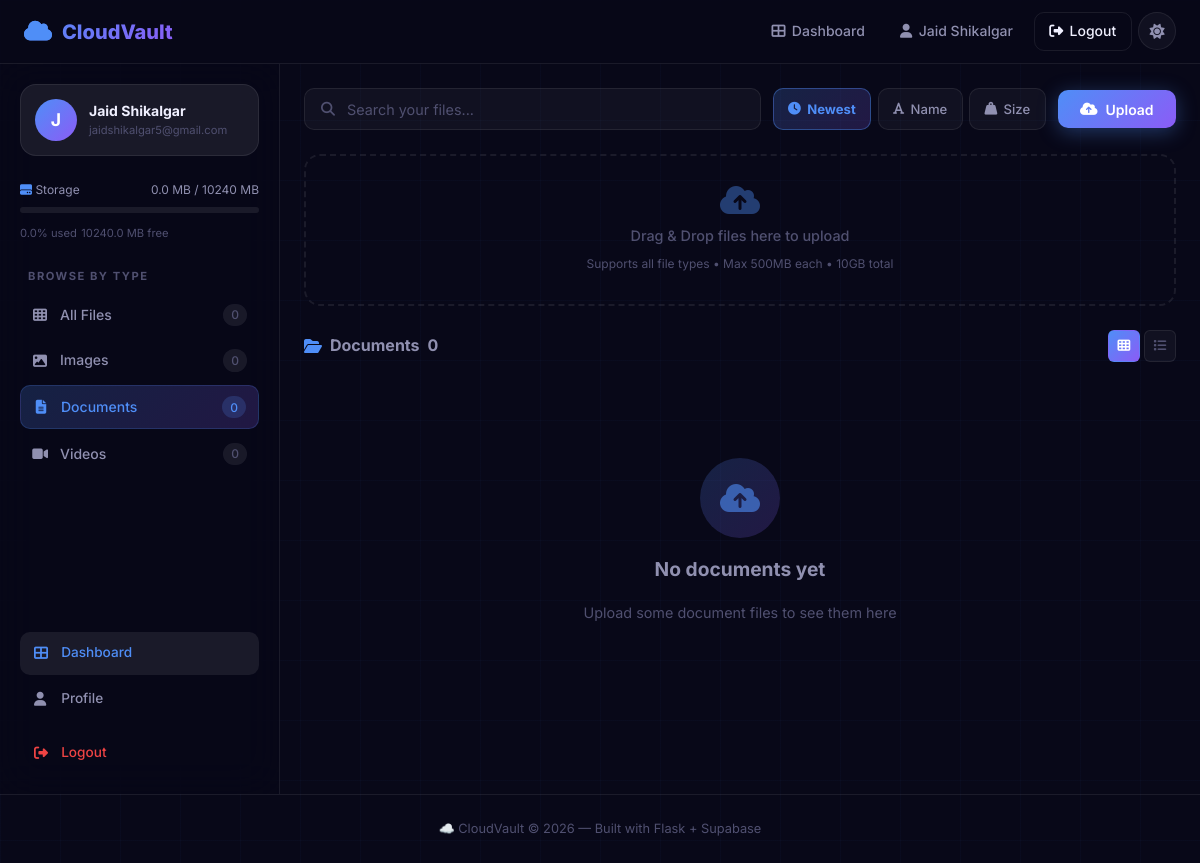
The app's page /dashboard?q=&sort=date&type=document (signed in) with its own data.
### app/models.py (models this page shows, shortened)
class User(UserMixin, db.Model):
    __tablename__ = 'users'
    id            = db.Column(db.Integer, primary_key=True)
    username      = db.Column(db.String(80), unique=True, nullable=False)
    email         = db.Column(db.String(120), unique=True, nullable=False)
    password_hash = db.Column(db.String(256), nullable=False)
    profile_pic   = db.Column(db.String(256), default='default.png')
    created_at    = db.Column(db.DateTime, default=datetime.utcnow)
    storage_used  = db.Column(db.Float, default=0.0)
    reset_token         = db.Column(db.String(100), unique=True)
    reset_token_expiry  = db.Column(db.DateTime)
    files = db.relationship(
        'File', backref='owner', lazy=True, cascade='all, delete-orphan'
    )

### app/files.py (the view)
@files.route('/dashboard')
@login_required
def dashboard():
    search_query = request.args.get('q', '').strip()
    sort_by      = request.args.get('sort', 'date')
    file_type    = request.args.get('type', 'all')
    query = File.query.filter_by(user_id=current_user.id)
    if search_query:
        query = query.filter(File.filename.ilike(f'%{search_query}%'))
    image_types = ['jpg','jpeg','png','gif','svg','webp']
    doc_types   = ['pdf','doc','docx','xls','xlsx','ppt','pptx','txt','csv']
    video_types = ['mp4','avi','mov','mkv']
    audio_types = ['mp3','wav','flac']
    if file_type == 'image':
        query = query.filter(File.file_type.in_(image_types))
    elif file_type == 'document':
        query = query.filter(File.file_type.in_(doc_types))
    elif file_type == 'video':
        query = query.filter(File.file_type.in_(video_types))
    elif file_type == 'audio':
        query = query.filter(File.file_type.in_(audio_types))
    if sort_by == 'name':
        query = query.order_by(File.filename.asc())
    elif sort_by == 'size':
        query = query.order_by(File.file_size.desc())
    else:
        query = query.order_by(File.uploaded_at.desc())
    all_files    = query.all()
    recent_files = File.query.filter_by(user_id=current_user.id)\
                             .order_by(File.uploaded_at.desc())\
                             .limit(6).all()
    storage_limit_mb = current_app.config.get('STORAGE_LIMIT_MB', 10240)
    storage_used_mb  = current_user.storage_used / (1024 * 1024)
    storage_percent  = min((storage_used_mb / storage_limit_mb) * 100, 100)
    total       = File.query.filter_by(user_id=current_user.id).count()
    image_count = File.query.filter_by(user_id=current_user.id)\
                            .filter(File.file_type.in_(image_types)).count()
    doc_count   = File.query.filter_by(user_id=current_user.id)\
                            .filter(File.file_type.in_(doc_types)).count()
    video_count = File.query.filter_by(user_id=current_user.id)\
                            .filter(File.file_type.in_(video_types)).count()
    return render_template('dashboard.html',
                           files=all_files,
                           recent_files=recent_files,
                           search_query=search_query,
                           sort_by=sort_by,
                           file_type=file_type,
                           storage_used_mb=round(storage_used_mb, 2),
                           storage_limit_mb=storage_limit_mb,
                           storage_percent=round(storage_percent, 1),
                           total_count=total,
                           image_count=image_count,
                           doc_count=doc_count,
                           video_count=video_count)

### app/models.py (called while the page is built)
@login_manager.user_loader
def load_user(user_id):
    return User.query.get(int(user_id))

### app/templates/dashboard.html (shortened to what this page needs)
{% extends 'base.html' %}
{% block content %}
<div class="dashboard">
    <aside class="sidebar" id="sidebar">
        <div class="sidebar-user">
            <div class="user-avatar">
                {{ current_user.username[0].upper() }}
            </div>
            <div class="user-info">
                <span class="user-name">{{ current_user.username }}</span>
                <span class="user-email">{{ current_user.email }}</span>
            </div>
        </div>
        <div class="storage-section">
            <div class="storage-header">
                <span><i class="fas fa-hdd"></i> Storage</span>
                <span class="storage-numbers">
                    {{ storage_used_mb }} MB / {{ storage_limit_mb }} MB
                </span>
            </div>
            <div class="storage-bar">
            </div>
            <div class="storage-footer">
                <small>{{ storage_percent }}% used</small>
                <small>{{ storage_limit_mb - storage_used_mb }} MB free</small>
            </div>
        </div>
        <div class="filter-section">
            <p class="filter-label">BROWSE BY TYPE</p>
            <a href="{{ url_for('files.dashboard', q=search_query, sort=sort_by, type='all') }}"
               class="filter-link {% if file_type == 'all' %}active{% endif %}">
                <i class="fas fa-th"></i>
                All Files
                <span class="filter-count">{{ total_count }}</span>
            </a>
            <a href="{{ url_for('files.dashboard', q=search_query, sort=sort_by, type='image') }}"
               class="filter-link {% if file_type == 'image' %}active{% endif %}">
                <i class="fas fa-image"></i>
                Images
                <span class="filter-count">{{ image_count }}</span>
            </a>
            <a href="{{ url_for('files.dashboard', q=search_query, sort=sort_by, type='document') }}"
               class="filter-link {% if file_type == 'document' %}active{% endif %}">
                <i class="fas fa-file-alt"></i>
                Documents
                <span class="filter-count">{{ doc_count }}</span>
            </a>
            <a href="{{ url_for('files.dashboard', q=search_query, sort=sort_by, type='video') }}"
               class="filter-link {% if file_type == 'video' %}active{% endif %}">
                <i class="fas fa-video"></i>
                Videos
                <span class="filter-count">{{ video_count }}</span>
            </a>
        </div>
        <nav class="sidebar-nav">
            <a href="{{ url_for('files.dashboard') }}" class="sidebar-link active">
                <i class="fas fa-th-large"></i> Dashboard
            </a>
            <a href="{{ url_for('profile.profile_page') }}" class="sidebar-link">
                <i class="fas fa-user"></i> Profile
            </a>
            <a href="{{ url_for('auth.logout') }}" class="sidebar-link sidebar-logout">
                <i class="fas fa-sign-out-alt"></i> Logout
            </a>
        </nav>
    </aside>
    <div class="dashboard-main">
        <div class="dashboard-topbar">
            <form action="{{ url_for('files.dashboard') }}"
                  method="GET" class="search-wrapper">
                <div class="search-box">
                    <i class="fas fa-search"></i>
                    <input type="text" name="q"
                           placeholder="Search your files..."
                           value="{{ search_query }}"
                           class="search-input"
                           id="searchInput">
                </div>
            </form>
            <div class="sort-wrapper">
                <div class="sort-buttons">
                    <a href="{{ url_for('files.dashboard', q=search_query, sort='date', type=file_type) }}"
                       class="sort-btn {% if sort_by=='date' %}active{% endif %}">
                        <i class="fas fa-clock"></i>
                        <span>Newest</span>
                    </a>
                    <a href="{{ url_for('files.dashboard', q=search_query, sort='name', type=file_type) }}"
                       class="sort-btn {% if sort_by=='name' %}active{% endif %}">
                        <i class="fas fa-font"></i>
                        <span>Name</span>
                    </a>
                    <a href="{{ url_for('files.dashboard', q=search_query, sort='size', type=file_type) }}"
                       class="sort-btn {% if sort_by=='size' %}active{% endif %}">
                        <i class="fas fa-weight-hanging"></i>
                        <span>Size</span>
                    </a>
                </div>
            </div>
            <button class="btn btn-primary upload-btn"
                    onclick="document.getElementById('fileInput').click()">
                <i class="fas fa-cloud-upload-alt"></i>
                <span>Upload</span>
            </button>
        </div>
        <div class="drop-zone" id="dropZone">
            <div class="drop-zone-content">
                <i class="fas fa-cloud-upload-alt"></i>
                <p>Drag & Drop files here to upload</p>
                <small>Supports all file types • Max 500MB each • 10GB total</small>
            </div>
        </div>
        <div class="section">
            <div class="section-header">
                <h2 class="section-heading">
                    <i class="fas fa-folder-open"></i>
                    {% if search_query %}
                        Results for "{{ search_query }}"
                    {% elif file_type != 'all' %}
                        {{ file_type|capitalize }}s
                    {% else %}
                        All Files
                    {% endif %}
                    <span class="file-count-badge">{{ files|length }}</span>
                </h2>
                <div class="view-toggle">
                    <button class="view-btn active" id="gridViewBtn"
                            onclick="setView('grid')" title="Grid view">
                        <i class="fas fa-th"></i>
                    </button>
                    <button class="view-btn" id="listViewBtn"
                            onclick="setView('list')" title="List view">
                        <i class="fas fa-list"></i>
                    </button>
                </div>
            </div>
            {% if files %}
            <div class="files-grid" id="filesGrid">
{% for file in files %}
<div class="file-card" data-file-id="{{ file.id }}">
    {% if file.file_type in ['jpg','jpeg','png','gif','webp'] %}
    <div class="file-thumb image-thumb">
        <div class="preview-trigger"
             onclick="openPreview({{ file.id }}, '{{ file.filename }}')">
            <img src=""
                 alt="{{ file.filename }}"
                 class="thumb-img"
                 data-file-id="{{ file.id }}"
                 onerror="this.style.display='none';
                          this.nextElementSibling.style.display='flex'">
            <div class="thumb-icon-fallback" style="display:none">
                {{ file.get_icon() }}
            </div>
            <div class="preview-overlay">
                <i class="fas fa-eye"></i>
                <span>Preview</span>
            </div>
        </div>
        <span class="file-type-badge">{{ file.file_type.upper() }}</span>
    </div>
    {% else %}
    <div class="file-thumb non-image-thumb">
        <div class="file-icon-large">{{ file.get_icon() }}</div>
        <span class="file-type-badge">{{ file.file_type.upper() }}</span>
    </div>
    {% endif %}
    <div class="file-info">
        <p class="file-name" title="{{ file.filename }}">
            {{ file.filename }}
        </p>
        <div class="file-meta-row">
            <span class="file-size">{{ file.get_size_display() }}</span>
            <span class="file-date">
                {{ file.uploaded_at.strftime('%d %b %Y') }}
            </span>
        </div>
    </div>
    <div class="file-actions" onclick="event.stopPropagation()">
        <button type="button"
                class="action-btn btn-download"
                title="Download"
                onclick="triggerDownload({{ file.id }})">
            <i class="fas fa-download"></i>
        </button>
        <button type="button"
                class="action-btn btn-share
                {% if file.is_shared %}shared-active{% endif %}"
                onclick="toggleShare({{ file.id }}, this)"
                title="Share">
            <i class="fas fa-share-alt"></i>
        </button>
        <form method="POST"
              action="{{ url_for('files.delete', file_id=file.id) }}"
              onsubmit="return confirmDelete('{{ file.filename }}')">
            <button type="submit"
                    class="action-btn btn-delete"
                    title="Delete">
                <i class="fas fa-trash-alt"></i>
            </button>
        </form>
    </div>
    <div class="share-link-box
         {% if not file.is_shared %}hidden{% endif %}"
         id="share-{{ file.id }}">
        <input type="text" readonly class="share-input"
               value="{% if file.is_shared and file.share_token %}{{ url_for('files.shared_file', token=file.share_token, _external=True) }}{% endif %}">
        <button type="button"
                onclick="copyShareLink({{ file.id }})"
                class="copy-btn">
            <i class="fas fa-copy"></i>
        </button>
    </div>
</div>
{% endfor %}
<iframe id="downloadFrame"
        style="display:none;width:0;height:0;border:none;position:absolute;">
</iframe>
            </div>
            {% else %}
            <div class="empty-state">
                <div class="empty-icon">
                    {% if search_query %}
                        <i class="fas fa-search"></i>
                    {% else %}
                        <i class="fas fa-cloud-upload-alt"></i>
                    {% endif %}
                </div>
                {% if search_query %}
                    <h3>No files found</h3>
                    <p>No files match "{{ search_query }}"</p>
                    <a href="{{ url_for('files.dashboard') }}"
                       class="btn btn-outline">Clear Search</a>
                {% elif file_type != 'all' %}
                    <h3>No {{ file_type }}s yet</h3>
                    <p>Upload some {{ file_type }} files to see them here</p>
                {% endif %}
            </div>
            {% endif %}
        </div>
    </div>
</div>
{% endblock %}

### app/templates/base.html (shortened to what this page needs)
<!DOCTYPE html>
<html lang="en" data-theme="dark">
<head>
    <link rel="stylesheet" href="https://cdnjs.cloudflare.com/ajax/libs/font-awesome/6.5.0/css/all.min.css">
    <link rel="stylesheet" href="{{ url_for('static', filename='css/style.css') }}">
</head>
<body>
<nav class="navbar">
    <div class="nav-container">
        <a href="{{ url_for('main.index') }}" class="nav-logo">
            <i class="fas fa-cloud"></i>
            <span>CloudVault</span>
        </a>
        <div class="nav-links" id="navLinks">
            {% if current_user.is_authenticated %}
                <a href="{{ url_for('files.dashboard') }}" class="nav-link">
                    <i class="fas fa-th-large"></i>
                    <span>Dashboard</span>
                </a>
                <a href="{{ url_for('profile.profile_page') }}" class="nav-link">
                    <i class="fas fa-user"></i>
                    <span>{{ current_user.username }}</span>
                </a>
                <a href="{{ url_for('auth.logout') }}" class="nav-link btn-outline">
                    <i class="fas fa-sign-out-alt"></i>
                    <span>Logout</span>
                </a>
            {% endif %}
            <button class="theme-toggle" id="themeToggle" title="Toggle theme">
                <i class="fas fa-moon" id="themeIcon"></i>
            </button>
        </div>
    </div>
</nav>
    <main>
        {% block content %}{% endblock %}
    </main>
    <footer class="footer">
        <p>☁️ CloudVault &copy; 2026 — Built with Flask + Supabase</p>
    </footer>
</body>
</html>

### records on screen
User: username "Jaid Shikalgar", username "J", email "jaidshikalgar5@gmail.com"

### other values on screen
{{ storage_used_mb }} "0.0"
{{ storage_limit_mb }} "10240"
{{ storage_percent }} "0.0"
{{ storage_limit_mb - storage_used_mb }} "10240.0"
{{ total_count }} "0"
{{ image_count }} "0"
{{ doc_count }} "0"
{{ video_count }} "0"
{{ file_type|capitalize }} "Document"
{{ files|length }} "0"
{{ file_type }} "document"
